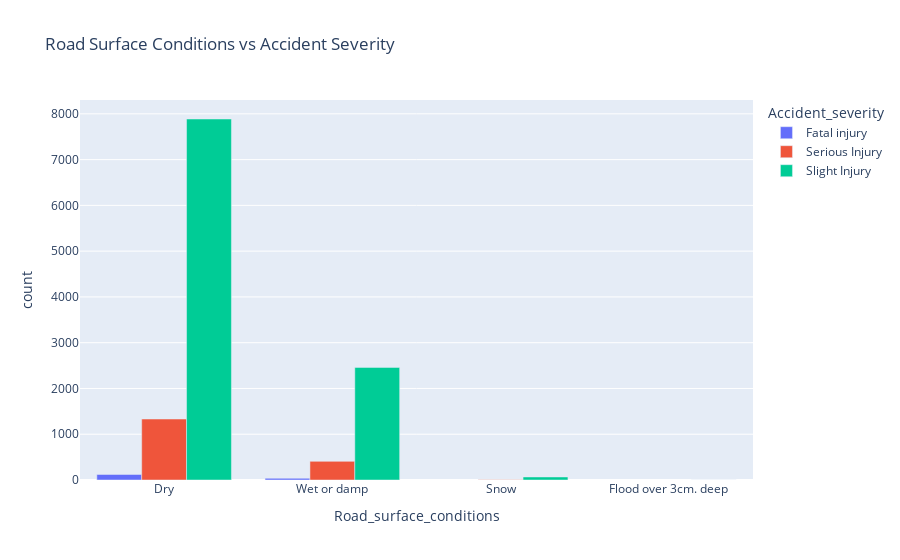

Source (notebook cell):
### Code cell
road_surf_con = df.groupby(['Accident_severity'])['Road_surface_conditions'].value_counts().reset_index(name='count')
fig = px.bar(road_surf_con,x='Road_surface_conditions',y='count', color='Accident_severity',
             title='Road Surface Conditions vs Accident Severity',barmode='group')
fig.show()

### Figure 1 — Plotly figure (JSON) as saved in the notebook; plotly's stock layout.template omitted (floating-point values rounded to 4 significant figures)
{"data": [{"alignmentgroup": "True", "hovertemplate": "Accident_severity=Fatal injury<br>Road_surface_conditions=%{x}<br>count=%{y}<extra></extra>", "legendgroup": "Fatal injury", "marker": {"color": "#636efa", "pattern": {"shape": ""}}, "name": "Fatal injury", "offsetgroup": "Fatal injury", "orientation": "v", "showlegend": true, "textposition": "auto", "type": "bar", "x": ["Dry", "Wet or damp"], "xaxis": "x", "y": [121, 37], "yaxis": "y"}, {"alignmentgroup": "True", "hovertemplate": "Accident_severity=Serious Injury<br>Road_surface_conditions=%{x}<br>count=%{y}<extra></extra>", "legendgroup": "Serious Injury", "marker": {"color": "#EF553B", "pattern": {"shape": ""}}, "name": "Serious Injury", "offsetgroup": "Serious Injury", "orientation": "v", "showlegend": true, "textposition": "auto", "type": "bar", "x": ["Dry", "Wet or damp", "Snow"], "xaxis": "x", "y": [1332, 407, 4], "yaxis": "y"}, {"alignmentgroup": "True", "hovertemplate": "Accident_severity=Slight Injury<br>Road_surface_conditions=%{x}<br>count=%{y}<extra></extra>", "legendgroup": "Slight Injury", "marker": {"color": "#00cc96", "pattern": {"shape": ""}}, "name": "Slight Injury", "offsetgroup": "Slight Injury", "orientation": "v", "showlegend": true, "textposition": "auto", "type": "bar", "x": ["Dry", "Wet or damp", "Snow", "Flood over 3cm. deep"], "xaxis": "x", "y": [7887, 2460, 66, 2], "yaxis": "y"}], "layout": {"barmode": "group", "legend": {"title": {"text": "Accident_severity"}, "tracegroupgap": 0}, "title": {"text": "Road Surface Conditions vs Accident Severity"}, "xaxis": {"anchor": "y", "domain": [0, 1], "title": {"text": "Road_surface_conditions"}}, "yaxis": {"anchor": "x", "domain": [0, 1], "title": {"text": "count"}}}}
